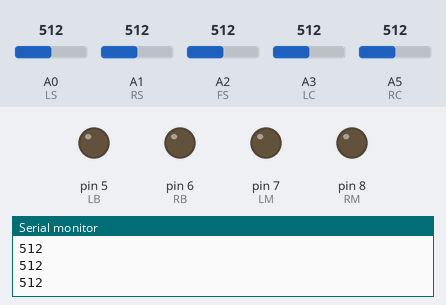
Bench run of a sketch on a simulated Arduino Uno, built with avr-gcc and run on an emulated ATmega328P. Shown: output pins drawn as LEDs (lit = HIGH), the last lines printed to the serial monitor. Inputs (shaded band) come from the test bench; at power-on: A3 (LC) = 512, A5 (RC) = 512, A0 (LS) = 512, A1 (RS) = 512, A2 (FS) = 512.

Above: at 1.2 s.
1.3 s: A3 (LC) set to 491
At 2.4 s:
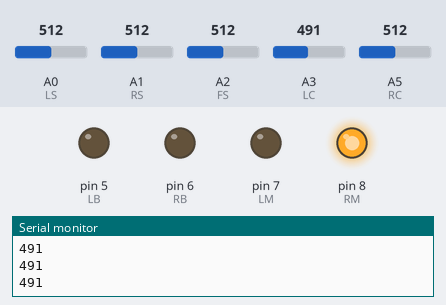
2.8 s: A5 (RC) set to 459
4.3 s: A5 (RC) set to 443
At 4.7 s:
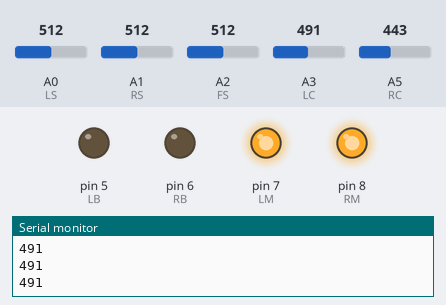
5.8 s: A0 (LS) set to 617
7.3 s: A0 (LS) set to 639
At 8.2 s:
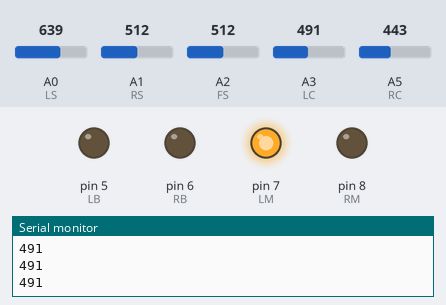
8.8 s: A0 (LS) set to 615
At 9.5 s:
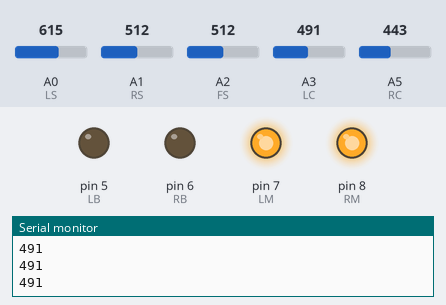
Timing chart, 0 to 11.3 s (numbered marks = the images above; inputs shaded):
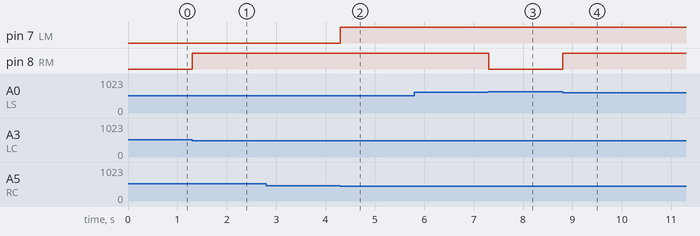

Measured:
- the behaviour switches between 501 and 500 on A3 (LC) (found by bisection; images 0 and 1)
- the behaviour switches between 451 and 450 on A5 (RC) (found by bisection; images 1 and 2)
- the behaviour switches between 625 and 626 on A0 (LS) (found by bisection; images 2 and 3)
- after the input at 1.3 s, pin 8 (RM): LOW → HIGH at once
- after the input at 4.3 s, pin 7 (LM): LOW → HIGH at once
- after the input at 7.3 s, pin 8 (RM): HIGH → LOW at once
- after the input at 8.8 s, pin 8 (RM): LOW → HIGH at once

The sketch:

linetest3.ino
```cpp
#define FS A2      // front sensor(distance)
#define LS A0      // left sensor(distance)
#define RS A1      // right sensor(distance)
#define LC A3       // right sensor(color)
#define RC A5      // front sensor(color)
#define LM 7       // left motor
#define RM 8      // right motor
#define LB 5
#define RB 6
int l=0;
int r=0;
void setup()
{
  pinMode(LS, INPUT);
  pinMode(RS, INPUT);
  pinMode(FS, INPUT);
  pinMode(LC, INPUT);
  pinMode(RC, INPUT);
  pinMode(LM, OUTPUT);
  pinMode(RM, OUTPUT);
  pinMode(LB, OUTPUT);
  pinMode(RB, OUTPUT);
  Serial.begin(9600);
}
void loop()
{
   digitalWrite(LM, l);
   digitalWrite(RM, r);
   Serial.println(analogRead(LC));

   if(!(analogRead(LC) > 500) && (analogRead(RC) > 275)) // If left black, turn only right motor on
    {
      l=0;
      r=1;

    }

  if((analogRead(LC) > 500) && !(analogRead(RC) > 275)) // If right black, turn only left motor on
    {
      l=1;
      r=0;

    }

  if(!(analogRead(LC) > 500) && !(analogRead(RC) > 450)) // If both black, stop
    {
      l=1;
      r=1;
    }

   if(analogRead(RS) > 600)
    {
      l=0;
      r=1;
    }

    if(analogRead(FS) > 600)
    {
      l=1;
      r=1;
    }
    if(analogRead(LS) > 625) //if left distance sensor < 6in, turn right motor on
    {
      l=1;
      r=0;
    }
    if((analogRead(LC) > 400) && (analogRead(LC) < 460)) // If both black, stop
    {
      l=1;
      r=1;
    }

   // if(!(analogRead(FS) > 600))
    //{
      //l=0;
      //r=0;
    //}
}
```
